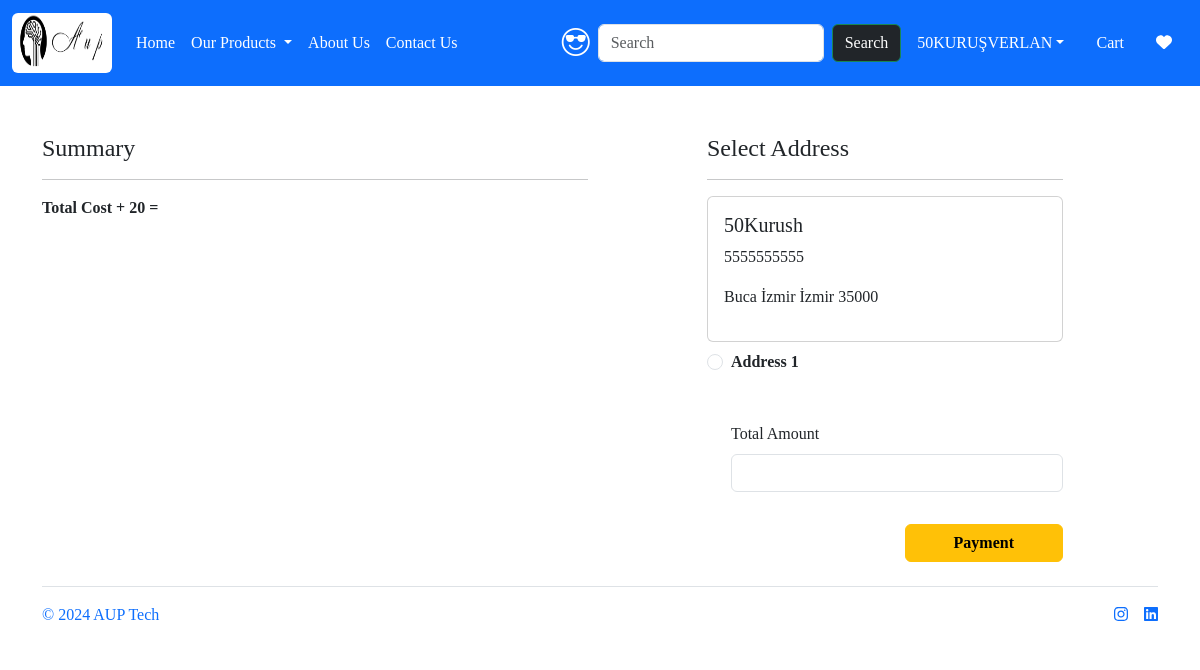
Screenshot of /checkout/ (signed in) with the database file from the repository.
### app/models.py (models this page shows, shortened)
class Customer(models.Model):
    user = models.ForeignKey(User,on_delete=models.CASCADE)
    name = models.CharField(max_length=200)
    locality=models.CharField(max_length=200)
    city=models.CharField(max_length=25)
    mobile=models.IntegerField(default=0)
    zipcode=models.IntegerField()
    state=models.CharField(choices=STATE_CHOICES,max_length=100)

### app/views.py (the view)
# urls.py: path('checkout/',checkout.as_view(),name="checkout"),
class checkout(View):
    def get(self,request):
        user=request.user
        add=Customer.objects.filter(user=user)
        cart_items=Cart.objects.filter(user=user)
        totalitem = 0
        wishlist = 0
        if request.user.is_authenticated:
            totalitem = len(Cart.objects.filter(user=request.user))
            wishitem = len(Wishlist.objects.filter(user=request.user))
        amount=0
        for p in cart_items:
            value = p.quantity * p.product.discount_price
            amount = amount + value
            totalamount = amount + 20
        return render(request,'app/checkout.html',locals())

### app/templates/app/checkout.html (shortened to what this page needs)
{% extends "app/base.html" %}
{% load static %}
{% block main-content %}
<div class="container">
<div class="row mt-5">
<div class="col-sm-6">
<h4>Summary</h4>
<hr>
<p class="fw-bold">Total Cost + 20 = {{totalamount}}</p>
</div>
<div class="col-sm-4 offset-sm-1">
<h4>Select Address</h4>
<hr>
<form method="post" id="myform">
{% for ad in add %}
<div class="card">
<div class="card-body">
<h5>{{ad.name}}</h5>
<p>{{ad.mobile}}</p>
<p>{{ad.locality}} {{ad.city}} {{ad.state}} {{ad.zipcode}}</p>
</div>
</div>
<div class="form-check mt-2 mb-5">
<input class="form-check-input" type="radio" name="custid" id="custadd{{forloop.counter}}" value="{{ad.id}}">
<label class="form-check-label fw-bold" for="custadd{{forloop.counter}}">Address {{forloop.counter}}</label>
</div>
{% endfor %}
<div class="form-check mb-3">
<label for="totamount" class="form-label">Total Amount</label>
<input type="number" class="form-control" name="totamount" value="{{totalamount}}" readonly>
</div>
<div class="text-end">
<button id="rzp-button1" type="submit" class="btn btn-warning mt-3 px-5 fw-bold">Payment</button>
</div>
</form>
</div>
</div>
</div>
{% endblock main-content %}

### app/templates/app/base.html (shortened to what this page needs)
{% load static %}
<!DOCTYPE html>
<html lang="en">
<head>
    <link href="https://cdn.jsdelivr.net/npm/bootstrap@5.3.2/dist/css/bootstrap.min.css" rel="stylesheet">
    <link rel="stylesheet" href="{% static 'app/css/owl.carousel.min.css' %}">
    <link rel="stylesheet" href="{% static 'app/css/style.css' %}">
    <link rel="stylesheet" href="{% static 'app/css/all.min.css' %}">
    <link rel="stylesheet" href="https://cdnjs.cloudflare.com/ajax/libs/font-awesome/6.5.1/css/all.min.css">
    <link rel="stylesheet" href="https://cdn.jsdelivr.net/npm/bootstrap-icons@1.11.2/font/bootstrap-icons.min.css">
</head>
<body>
    <nav class="navbar navbar-expand-lg navbar-dark bg-primary">
        <div class="container-fluid">
          <a class="navbar-brand" href="/">
            <img src="{% static 'app/images/logo.png' %}" width="100" height="60" class="rounded">
          </a>
          <div class="collapse navbar-collapse" id="navbarSupportedContent">
            <ul class="navbar-nav me-auto mb-2 mb-lg-0">
              {% if request.user.is_authenticated %}
              <li class="nav-item">
                <a class="nav-link text-white fs-6 active" aria-current="page" href="/">Home</a>
              </li>
              <li class="nav-item dropdown">
                <a class="nav-link dropdown-toggle text-white fs-6" href="#" role="button" data-bs-toggle="dropdown" aria-expanded="false">
                  Our Products
                </a>
              </li>
              <li class="nav-item">
                <a class="nav-link fs-6 text-white text-center" href="{% url 'about' %}">About Us</a>
              </li>
              <li class="nav-item">
                <a class="nav-link fs-6 text-white text-center" href="{% url 'contact' %}">Contact Us</a>
              </li>
            </ul>
            <i class="bi-emoji-sunglasses fs-3 text-white me-2" id="toggleDark"></i>
            <form class="d-flex" role="search" action="/search">
              <input class="form-control me-2 fs-6" type="search" name="search" placeholder="Search" aria-label="Search">
              <button class="btn btn-outline-success bg-dark text-white fs-6" type="submit">Search</button>
            </form>
          </div>
          <ul class="navbar-nav me-auto mb-2 mb-lg-0">
            <li class="nav-item dropdown mx-2">
                <a class="nav-link dropdown-toggle text-white fs-6 text-uppercase" href="#" id="profileDropdown" role="button" data-bs-toggle="dropdown" aria-expanded="false">{{request.user}}</a>
            </li>
            <li class="nav-item mx-2">
                <a href="{% url 'showcart' %}" class="nav-link text-white fs-6"> Cart</a>
            </li>
            <li class="nav-item mx-2">
                <a href="{% url 'showwishlist' %}" class="nav-link text-white fs-6">  <i class="fa fa-heart"></i></a>
            </li>
            {% endif %}
          </ul>
        </div>
      </nav>
      {% block main-content %}{% endblock main-content %}
      <div class="container">
        <footer class="d-flex flex-wrap justify-content-between align-items-center py-3 my-4 border-top">
          <div class="col-md-4 d-flex align-items-center">
            <span class="mb-3 mb-md-0 text-primary">© 2024 AUP Tech</span>
        </div>
          <ul class="nav col-md-4 justify-content-end list-unstyled d-flex">
            <li class="ms-3"><a class="text-primary" href="https://www.instagram.com/rngd_aup/" target="_blank"><i class="fa-brands fa-instagram"></i></a></li>
            <li class="ms-3"><a class="text-primary" href="https://tr.linkedin.com/in/ahmet-utku-pelen-4941b820b" target="_blank"><i class="fa-brands fa-linkedin"></i></a></li>
          </ul>
        </footer>
      </div>
</body>
</html>

### app/static/app/css/style.css (style rules this page uses)
* { padding: 0; margin: 0; box-sizing: border-box; font-family: 'Times New Roman', Times, serif; }

### rows the page displays
Customer: name "50Kurush", mobile "5555555555", locality "Buca", city "İzmir", state "İzmir", zipcode "35000"

### other values shown
{{ request.user }} "50KURUŞVERLAN"
